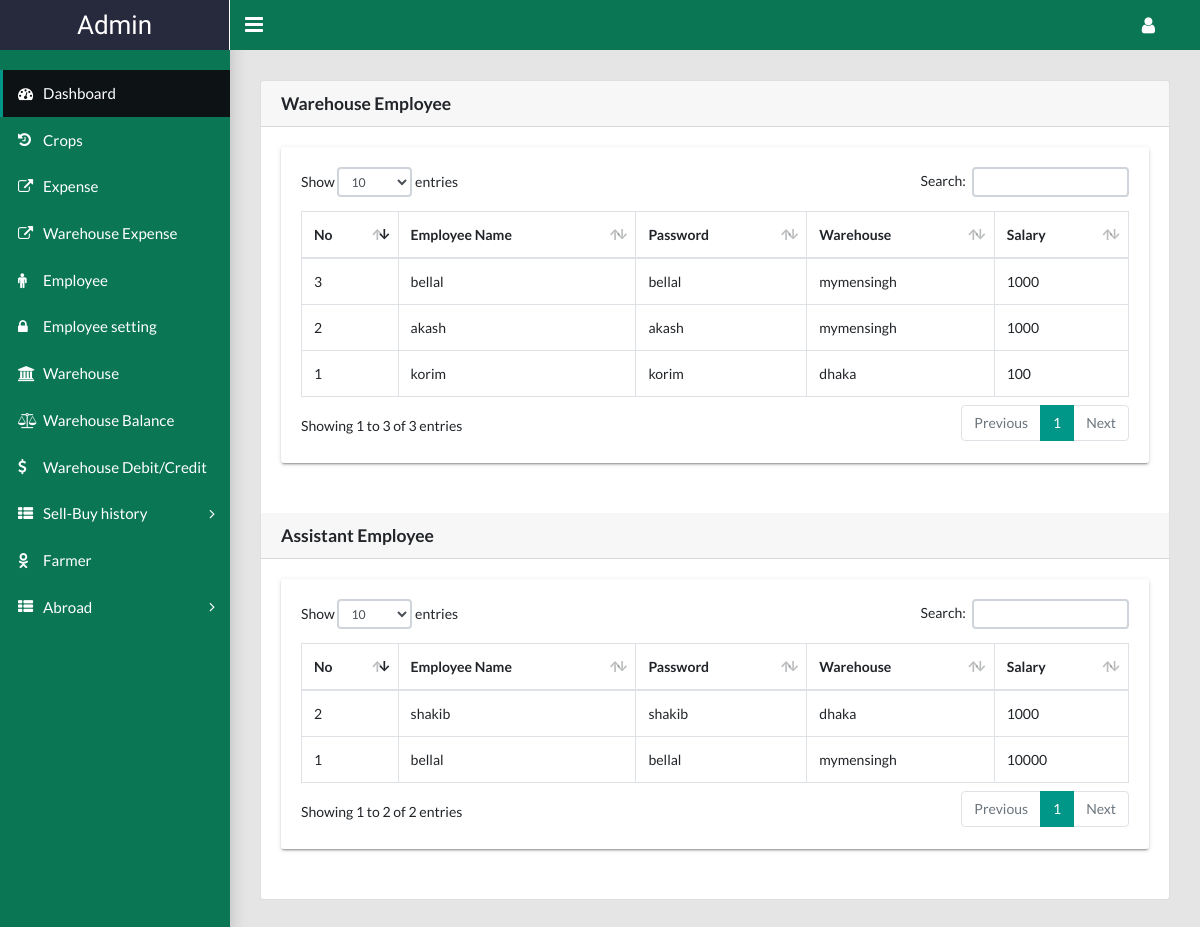
/admin/employee.php (signed in), run on the app's committed database.
### tables this page shows
CREATE TABLE `employee` (
  `id` int(11) NOT NULL,
  `username` varchar(50) NOT NULL,
  `password` varchar(50) NOT NULL,
  `workType` int(11) NOT NULL,
  `salary` double NOT NULL,
  `warehouse` varchar(100) NOT NULL,
  `active` int(11) NOT NULL
);

### lib/Database.php (called while the page is built, shortened)
<?php
Class Database{
		private $host   = "localhost";
	private $user   = "root";
	private $pass   = "";
	private $dbname = "e_agri";
	public $link;
	private function connectDB(){
	$this->link = new mysqli($this->host, $this->user, $this->pass, $this->dbname);
 }
	public function select($query){
		$result = $this->link->query($query) or die($this->link->error.__LINE__);
		if($result->num_rows > 0){
			return $result;
		} else {
			return false;
		}
	}
}

### admin/employee.php (the view, shortened to what this page needs)
<?php include './header.php'; ?>
<?php include './side.php'; ?>
<main class="app-content">
    <div class="bs-component">
        <div class="card">
            <h5 class="card-header">Warehouse Employee</h5>
            <div class="card-body">
                <div class="row">
                    <div class="col-lg-12">
                    	<div class="tile">
                            <div class="tile-body">
                                <div class="table-responsive">
                                    <table class="table table-hover table-bordered" id="sampleTable">
                                    	<thead>
                                            <tr>
                                                <th>No</th>
                                                <th>Employee Name</th>
                                                <th>Password</th>
                                                <th>Warehouse</th>
                                                <th>Salary</th>
                                            </tr>
                                        </thead>
                                        <tbody>
                                        	<?php
                                        	$i=0;
                                        	    $query = "SELECT * FROM employee WHERE workType=1 ORDER BY id DESC";
                                                $result = $db->select($query);
                                                if($result){
                                    	            while($resultRow = $result->fetch_assoc()){
                                    	            	$i++;
                                        	        ?>
                                        	        <tr>
                                                        <th><?php echo $i; ?></th>
                                                        <th><?php echo $resultRow['username']; ?></th>
                                                        <th><?php echo $resultRow['password']; ?></th>
                                                        <th><?php echo $resultRow['warehouse']; ?></th>
                                                        <th><?php echo $resultRow['salary']; ?></th>
                                                    </tr>
                                                    <?php
                                                    }
                                                }
                                            ?>
                                        </tbody>
                                    </table>
                                </div>
                            </div>
                        </div>
                    </div>
                </div>
            </div>
            <h5 class="card-header">Assistant Employee</h5>
            <div class="card-body">
                <div class="row">
                    <div class="col-lg-12">
                        <div class="tile">
                            <div class="tile-body">
                                <div class="table-responsive">
                                    <table class="table table-hover table-bordered" id="sampleTable2">
                                        <thead>
                                            <tr>
                                                <th>No</th>
                                                <th>Employee Name</th>
                                                <th>Password</th>
                                                <th>Warehouse</th>
                                                <th>Salary</th>
                                            </tr>
                                        </thead>
                                        <tbody>
                                            <?php
                                            $i=0;
                                                $query = "SELECT * FROM employee WHERE workType=2 ORDER BY id DESC";
                                                $result = $db->select($query);
                                                if($result){
                                                    while($resultRow = $result->fetch_assoc()){
                                                        $i++;
                                                    ?>
                                                    <tr>
                                                        <th><?php echo $i; ?></th>
                                                        <th><?php echo $resultRow['username']; ?></th>
                                                        <th><?php echo $resultRow['password']; ?></th>
                                                        <th><?php echo $resultRow['warehouse']; ?></th>
                                                        <th><?php echo $resultRow['salary']; ?></th>
                                                    </tr>
                                                    <?php
                                                    }
                                                }
                                            ?>
                                        </tbody>
                                    </table>
                                </div>
                            </div>
                        </div>
                    </div>
                </div>
            </div>
        </div>
    </div>
</main>
<?php include './footer.php'; ?>

### admin/employee.php (style rules this page uses)
tbody tr th { font-weight: normal; }

### data on the page
employee: username "korim", password "korim", warehouse "dhaka", salary "100"
employee: username "akash", password "akash", warehouse "mymensingh", salary "1000"
employee: username "bellal", password "bellal", warehouse "mymensingh", salary "1000"
employee: username "bellal", password "bellal", warehouse "mymensingh", salary "10000"
employee: username "shakib", password "shakib", warehouse "dhaka", salary "1000"
